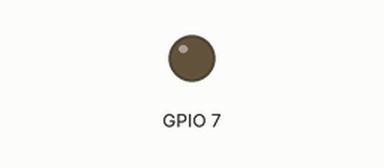
Simulated run of this program. Board: ESP32-C3. Shown: output pins drawn as LEDs (lit = HIGH). What the program prints to the serial monitor is not drawn.

Above: at 1.5 s.
At 3.2 s:
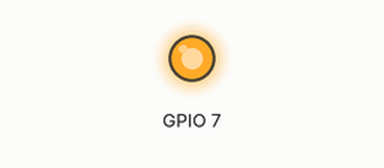
Timing chart, 0 to 5.2 s (numbered marks = the images above):
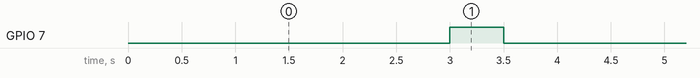

The program:

main.cpp
```cpp
/* The true ESP32 chip ID is essentially its MAC address.
This sketch provides an alternate chip ID that matches
the output of the ESP.getChipId() function on ESP8266
(i.e. a 32-bit integer matching the last 3 bytes of
the MAC address. This is less unique than the
MAC address chip ID, but is helpful when you need
an identifier that can be no more than a 32-bit integer
(like for switch...case).

created 2020-06-07 by cweinhofer
with help from Cicicok */
#include "Arduino.h"

uint32_t chipId = 0;

void setup()
{
	Serial.begin(115200);
	while (!Serial);
	pinMode(7, OUTPUT);
}

void loop()
{
	for (int i = 0; i < 17; i = i + 8)
	{
		chipId |= ((ESP.getEfuseMac() >> (40 - i)) & 0xff) << i;
	}

	Serial.printf("ESP32 Chip model = %s Rev %d\n", ESP.getChipModel(), ESP.getChipRevision());
	Serial.printf("This chip has %d cores\n", ESP.getChipCores());
	Serial.print("Chip ID: ");
	Serial.println(chipId);

	delay(3000);

	digitalWrite(7, HIGH);
	delay(500);
	digitalWrite(7, LOW);
	delay(500);
}
```

Measured:
- by itself, GPIO 7: alternates HIGH for 0.50 s and LOW for 3.5 s
